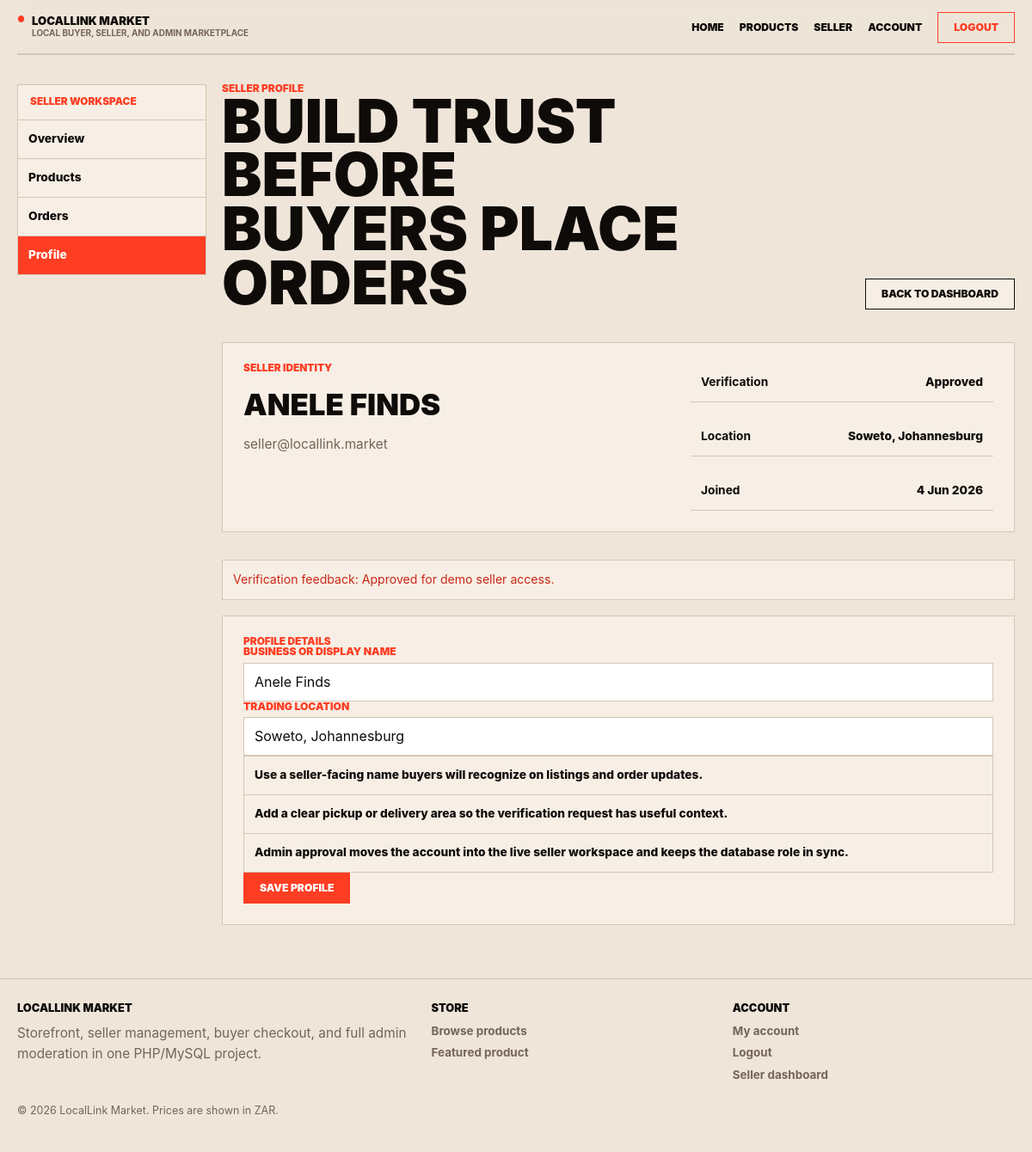
The page /seller-profile.php (signed in) on the database its author committed.
### tables this page shows
CREATE TABLE IF NOT EXISTS users (
  id INT UNSIGNED AUTO_INCREMENT PRIMARY KEY,
  full_name VARCHAR(120) NOT NULL,
  email VARCHAR(150) NOT NULL UNIQUE,
  password_hash VARCHAR(255) NOT NULL,
  role ENUM('buyer', 'seller', 'admin') NOT NULL DEFAULT 'buyer',
  status ENUM('active', 'disabled') NOT NULL DEFAULT 'active',
  is_admin TINYINT(1) NOT NULL DEFAULT 0,
  last_login_at TIMESTAMP NULL DEFAULT NULL,
  created_at TIMESTAMP DEFAULT CURRENT_TIMESTAMP
);

CREATE TABLE IF NOT EXISTS seller_profiles (
  id INT UNSIGNED AUTO_INCREMENT PRIMARY KEY,
  user_id INT UNSIGNED NOT NULL UNIQUE,
  business_name VARCHAR(150) DEFAULT NULL,
  location VARCHAR(150) DEFAULT NULL,
  phone_number VARCHAR(30) DEFAULT NULL,
  bio TEXT DEFAULT NULL,
  verification_status ENUM('not_requested', 'pending', 'approved', 'rejected') NOT NULL DEFAULT 'not_requested',
  verification_notes TEXT DEFAULT NULL,
  requested_at TIMESTAMP NULL DEFAULT NULL,
  reviewed_at TIMESTAMP NULL DEFAULT NULL,
  created_at TIMESTAMP DEFAULT CURRENT_TIMESTAMP,
  updated_at TIMESTAMP DEFAULT CURRENT_TIMESTAMP ON UPDATE CURRENT_TIMESTAMP,
  CONSTRAINT fk_seller_profiles_user
    FOREIGN KEY (user_id) REFERENCES users(id)
    ON DELETE CASCADE
);

### includes/store.php (called while the page is built, shortened)
<?php
function market_table_exists(string $table): bool
{
    $pdo = db_try_get_connection();
    static $cache = [];
    if (array_key_exists($table, $cache)) {
        return $cache[$table];
    }
    try {
        $statement = $pdo->prepare(
            'SELECT COUNT(*)
             FROM information_schema.tables
             WHERE table_schema = DATABASE()
               AND table_name = :table_name'
        );
        $statement->execute(['table_name' => $table]);
        $cache[$table] = (int) $statement->fetchColumn() > 0;
    } catch (Throwable $exception) {
        $cache[$table] = false;
    }
    return $cache[$table];
}
function market_table_has_column(string $table, string $column): bool
{
    $pdo = db_try_get_connection();
    static $cache = [];
    $cacheKey = $table . '.' . $column;
    if (array_key_exists($cacheKey, $cache)) {
        return $cache[$cacheKey];
    }
    try {
        $statement = $pdo->prepare(
            'SELECT COUNT(*)
             FROM information_schema.columns
             WHERE table_schema = DATABASE()
               AND table_name = :table_name
               AND column_name = :column_name'
        );
        $statement->execute([
            'table_name' => $table,
            'column_name' => $column,
        ]);
        $cache[$cacheKey] = (int) $statement->fetchColumn() > 0;
    } catch (Throwable $exception) {
        $cache[$cacheKey] = false;
    }
    return $cache[$cacheKey];
}
function market_users_have_column(string $column): bool
{
    return market_table_has_column('users', $column);
}
function market_orders_have_column(string $column): bool
{
    return market_table_has_column('orders', $column);
}
function market_normalize_role(array $user): string
{
    $role = strtolower((string) ($user['role'] ?? ''));
    if ($role === 'seller') {
        return 'seller';
    }
    return 'buyer';
}
function market_user_select_columns(): string
{
    $roleColumn = market_users_have_column('role')
        ? 'role'
        : "CASE WHEN is_admin = 1 THEN 'admin' ELSE 'buyer' END AS role";
    $statusColumn = market_users_have_column('status') ? 'status' : "'active' AS status";
    $lastLoginColumn = market_users_have_column('last_login_at') ? 'last_login_at' : 'NULL AS last_login_at';
    return 'id, full_name, email, password_hash, ' . $roleColumn . ', ' . $statusColumn . ', is_admin, ' . $lastLoginColumn . ', created_at';
}
function market_normalize_user(array $user): array
{
    $role = market_normalize_role($user);
    $user['role'] = $role;
    $user['is_admin'] = $role === 'admin' ? 1 : 0;
    $user['status'] = (string) ($user['status'] ?? 'active');
    return $user;
}
function market_get_user_by_id(int $userId): ?array
{
    $pdo = db_try_get_connection();
    try {
        $statement = $pdo->prepare(
            'SELECT ' . market_user_select_columns() . '
             FROM users
             WHERE id = :user_id
             LIMIT 1'
        );
        $statement->execute(['user_id' => $userId]);
        $user = $statement->fetch();
        return $user ? market_normalize_user($user) : null;
    } catch (Throwable $exception) {
        return null;
    }
}

### includes/auth.php (called while the page is built, shortened)
<?php
function app_current_user(): ?array
{
    static $loaded = false;
    static $user = null;
    if ($loaded) {
        return $user;
    }
    $user = market_get_user_by_id((int) $_SESSION['auth_user_id']);
    return $user;
}
function app_user_can_login(array $user): bool
{
    return (string) ($user['status'] ?? 'active') === 'active';
}
function app_require_login(): array
{
    $user = app_current_user();
    if ($user !== null) {
        return $user;
    }
}

### includes/seller_tools.php (called while the page is built, shortened)
<?php
require_once __DIR__ . '/app.php';
function seller_navigation_items(): array
{
    return [
        ['key' => 'overview', 'label' => 'Overview', 'path' => 'seller-dashboard.php'],
        ['key' => 'products', 'label' => 'Products', 'path' => 'seller-products.php'],
        ['key' => 'orders', 'label' => 'Orders', 'path' => 'seller-orders.php'],
        ['key' => 'profile', 'label' => 'Profile', 'path' => 'seller-profile.php'],
    ];
}
function seller_humanize_verification_status(string $status): string
{
    $labels = [
        'not_requested' => 'Not requested',
        'pending' => 'Pending review',
        'approved' => 'Approved',
        'rejected' => 'Needs changes',
    ];
    return $labels[$status] ?? seller_humanize_label($status);
}
function seller_capabilities(): array
{
    $hasDatabase = db_is_available();
    $hasSellerProfiles = $hasDatabase && market_table_exists('seller_profiles');
    $hasProductOwner = $hasDatabase && market_table_has_column('products', 'seller_id');
    $hasProductStatus = $hasDatabase && market_table_has_column('products', 'status');
    $hasProductQuantity = $hasDatabase && market_table_has_column('products', 'quantity');
    $hasProductStock = $hasDatabase && market_table_has_column('products', 'stock');
    $hasProductLocation = $hasDatabase && market_table_has_column('products', 'location');
    $hasOrderItems = $hasDatabase && market_table_exists('order_items');
    $hasOrderSeller = $hasDatabase && market_orders_have_column('seller_id');
    $hasLegacyOrderProduct = $hasDatabase && market_orders_have_column('product_id');
    $hasOrderSupport = $hasDatabase && ($hasOrderSeller || ($hasProductOwner && ($hasOrderItems || $hasLegacyOrderProduct)));
    $orderStatusColumn = null;
    if ($hasDatabase) {
        if (market_orders_have_column('order_status')) {
            $orderStatusColumn = 'order_status';
        } elseif (market_orders_have_column('status')) {
            $orderStatusColumn = 'status';
        }
    }
    $productStatuses = [];
    if ($hasProductStatus) {
        if ($hasProductQuantity || ($hasProductOwner && $hasProductLocation)) {
            $productStatuses = ['active', 'inactive', 'hidden', 'sold'];
        } else {
            $productStatuses = ['active', 'archived'];
        }
    }
    $orderStatuses = [];
    if ($orderStatusColumn === 'order_status') {
        $orderStatuses = ['pending', 'accepted', 'paid', 'ready', 'completed', 'cancelled'];
    } elseif ($orderStatusColumn === 'status') {
        $orderStatuses = ['pending', 'paid', 'completed', 'cancelled'];
    }
    $capabilities = [
        'database' => $hasDatabase,
        'profile_support' => $hasSellerProfiles,
        'product_owner_support' => $hasProductOwner,
        'product_status_support' => $hasProductStatus,
        'product_location_support' => $hasProductLocation,
        'product_quantity_column' => $hasProductQuantity ? 'quantity' : ($hasProductStock ? 'stock' : null),
        'order_support' => $hasOrderSupport,
        'order_status_column' => $orderStatusColumn,
        'product_statuses' => $productStatuses,
        'order_statuses' => $orderStatuses,
    ];
    return $capabilities;
}
function seller_fetch_raw_user(int $userId): array
{
    $pdo = db_try_get_connection();
    $columns = ['id', 'full_name', 'email', 'created_at'];
    foreach (['role', 'status', 'phone', 'location'] as $column) {
        if (market_users_have_column($column)) {
            $columns[] = $column;
        }
    }
    try {
        $statement = $pdo->prepare(
            'SELECT ' . implode(', ', array_unique($columns)) . '
             FROM users
             WHERE id = :user_id
             LIMIT 1'
        );
        $statement->execute(['user_id' => $userId]);
        $row = $statement->fetch();
        return is_array($row) ? $row : [];
    } catch (Throwable $exception) {
        return [];
    }
}
function seller_fetch_profile(int $userId): array
{
    $pdo = db_try_get_connection();
    if (!$pdo || !market_table_exists('seller_profiles')) {
        return [];
    }
    $columns = ['user_id', 'business_name', 'location', 'verification_status', 'verification_notes', 'created_at'];
    $available = [];
    foreach ($columns as $column) {
        if (market_table_has_column('seller_profiles', $column)) {
            $available[] = $column;
        }
    }
    try {
        $statement = $pdo->prepare(
            'SELECT ' . implode(', ', $available) . '
             FROM seller_profiles
             WHERE user_id = :user_id
             LIMIT 1'
        );
        $statement->execute(['user_id' => $userId]);
        $row = $statement->fetch();
        return is_array($row) ? $row : [];
    } catch (Throwable $exception) {
        return [];
    }
}
function seller_build_user_context(array $user): array
{
    $rawUser = seller_fetch_raw_user((int) $user['id']);
    $profile = seller_fetch_profile((int) $user['id']);
    $context = array_merge($user, $rawUser);
    $rawRole = strtolower((string) ($rawUser['role'] ?? $context['role'] ?? ''));
    $businessName = trim((string) ($profile['business_name'] ?? ''));
    $location = trim((string) ($profile['location'] ?? $rawUser['location'] ?? ''));
    $verificationStatus = strtolower((string) ($profile['verification_status'] ?? 'not_requested'));
    $context['raw_role'] = $rawRole;
    $context['business_name'] = $businessName;
    $context['location'] = $location;
    $context['verification_status'] = $verificationStatus;
    $context['verification_label'] = seller_humanize_verification_status($verificationStatus);
    $context['verification_notes'] = trim((string) ($profile['verification_notes'] ?? ''));
    $context['profile_exists'] = $profile !== [];
    $context['seller_display_name'] = $businessName !== '' ? $businessName : (string) ($context['full_name'] ?? 'Seller');
    $context['joined_on'] = market_format_date((string) ($context['created_at'] ?? ''));
    $context['can_access_seller'] = in_array($rawRole, ['seller', 'admin', 'super_admin'], true)
        || $context['profile_exists']
        || $verificationStatus !== 'not_requested';
    return $context;
}

### includes/app.php (called while the page is built, shortened)
<?php
if (!function_exists('app_normalize_path')) {
    function app_normalize_path(string $path): string
    {
        return rtrim(str_replace('\\', '/', $path), '/');
    }
}
if (!function_exists('app_base_path')) {
    function app_base_path(): string
    {
        static $basePath = null;
        if ($basePath !== null) {
            return $basePath;
        }
        $documentRoot = realpath($_SERVER['DOCUMENT_ROOT'] ?? '');
        $projectRoot = realpath(dirname(__DIR__));
        $normalizedDocumentRoot = app_normalize_path($documentRoot);
        $normalizedProjectRoot = app_normalize_path($projectRoot);
        $relativePath = substr($normalizedProjectRoot, strlen($normalizedDocumentRoot));
        $basePath = $relativePath === false ? '' : $relativePath;
        return $basePath;
    }
}
if (!function_exists('app_url')) {
    function app_url(string $path = ''): string
    {
        $normalizedPath = '/' . ltrim($path, '/');
        $basePath = app_base_path();
        return $basePath === '' ? $normalizedPath : $basePath . $normalizedPath;
    }
}
require_once __DIR__ . '/auth.php';
require_once __DIR__ . '/store.php';

### seller-profile.php (the view, shortened to what this page needs)
<?php
require __DIR__ . '/includes/seller_tools.php';
$currentUser = app_require_login();
$sellerUser = seller_build_user_context($currentUser);
$capabilities = seller_capabilities();
$hasStoreAccess = in_array((string) ($sellerUser['raw_role'] ?? ''), ['seller', 'admin', 'super_admin'], true);
$backPath = $hasStoreAccess ? 'seller-dashboard.php' : app_dashboard_path_for_user($currentUser);
$form = [
    'business_name' => (string) ($sellerUser['business_name'] ?? ''),
    'location' => (string) ($sellerUser['location'] ?? ''),
];
$sellerUser = seller_build_user_context($currentUser);
$hasStoreAccess = in_array((string) ($sellerUser['raw_role'] ?? ''), ['seller', 'admin', 'super_admin'], true);
require __DIR__ . '/includes/header.php';
?>
<section class="page section dashboard">
  <aside class="card sidebar">
    <strong><?php echo $hasStoreAccess ? 'Seller workspace' : 'Seller application'; ?></strong>
    <?php if ($hasStoreAccess): ?>
      <?php foreach (seller_navigation_items() as $item): ?>
        <a class="<?php echo $item['key'] === 'profile' ? 'is-active' : ''; ?>" href="<?php echo htmlspecialchars(app_url($item['path'])); ?>">
          <?php echo htmlspecialchars($item['label']); ?>
        </a>
      <?php endforeach; ?>
    <?php else: ?>
      <a href="<?php echo htmlspecialchars(app_url('buyer-dashboard.php')); ?>">Buyer account</a>
      <a href="<?php echo htmlspecialchars(app_url('products.php')); ?>">Browse products</a>
      <a class="is-active" href="<?php echo htmlspecialchars(app_url('seller-profile.php')); ?>">Become a seller</a>
    <?php endif; ?>
  </aside>
  <div class="stack">
    <div class="section-head">
      <div>
        <p class="eyebrow"><?php echo $hasStoreAccess ? 'Seller profile' : 'Seller application'; ?></p>
        <h1><?php echo $hasStoreAccess ? 'Build trust before buyers place orders' : 'Apply to sell on LocalLink'; ?></h1>
      </div>
      <a class="button button-secondary" href="<?php echo htmlspecialchars(app_url($backPath)); ?>"><?php echo $hasStoreAccess ? 'Back to dashboard' : 'Back to account'; ?></a>
    </div>
    <div class="card split info-card">
      <div class="stack">
        <p class="eyebrow">Seller identity</p>
        <h2><?php echo htmlspecialchars($sellerUser['seller_display_name']); ?></h2>
        <p><?php echo htmlspecialchars((string) $sellerUser['email']); ?></p>
      </div>
      <div class="stack">
        <div class="info-row"><strong>Verification</strong><span><?php echo htmlspecialchars($sellerUser['verification_label']); ?></span></div>
        <div class="info-row"><strong>Location</strong><span><?php echo htmlspecialchars($sellerUser['location'] !== '' ? $sellerUser['location'] : 'Add a trading area'); ?></span></div>
        <div class="info-row"><strong>Joined</strong><span><?php echo htmlspecialchars($sellerUser['joined_on']); ?></span></div>
      </div>
    </div>
    <?php if ($sellerUser['verification_notes'] !== ''): ?>
      <div class="notice">
        Verification feedback: <?php echo htmlspecialchars($sellerUser['verification_notes']); ?>
      </div>
    <?php endif; ?>
    <form class="card form-card" method="post" action="<?php echo htmlspecialchars(app_url('seller-profile.php')); ?>">
      <p class="eyebrow">Profile details</p>
      <div class="field">
        <label for="business-name">Business or display name</label>
        <input id="business-name" name="business_name" type="text" placeholder="Market stall, side hustle, or shop name" value="<?php echo htmlspecialchars($form['business_name']); ?>">
      </div>
      <div class="field">
        <label for="location">Trading location</label>
        <input id="location" name="location" type="text" placeholder="Johannesburg CBD, Soweto, Pretoria East" value="<?php echo htmlspecialchars($form['location']); ?>">
      </div>
      <div class="feature-list">
        <div>Use a seller-facing name buyers will recognize on listings and order updates.</div>
        <div>Add a clear pickup or delivery area so the verification request has useful context.</div>
        <div>Admin approval moves the account into the live seller workspace and keeps the database role in sync.</div>
      </div>
      <div class="form-actions">
        <button class="button" type="submit" name="intent" value="save">Save profile</button>
      </div>
    </form>
  </div>
</section>
<?php require __DIR__ . '/includes/footer.php'; ?>

### rows shown on the page
users: email "seller@locallink.market"
seller_profiles: business_name "Anele Finds", location "Soweto, Johannesburg"

### other values the page prints
$item['label'] "Overview"
$item['label'] "Products"
$item['label'] "Orders"
$item['label'] "Profile"
$sellerUser['seller_display_name'] "ANELE FINDS"
$sellerUser['verification_label'] "Approved"
$sellerUser['joined_on'] "4 Jun 2026"
$sellerUser['verification_notes'] "Approved for demo seller access."
